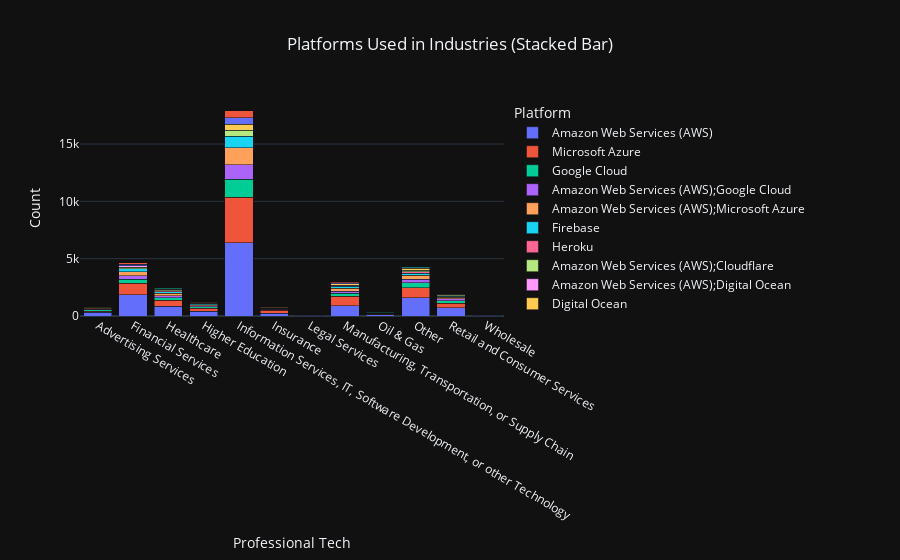

Write notebook code for a chart like this one.
### Code cell
platform_tech_data = df2023.groupby(['Industry', 'PlatformHaveWorkedWith']).size().reset_index(name='Count')
top10_platform_tech = platform_tech_data.sort_values(['Industry', 'Count'], ascending=[True, False]).groupby('Industry').head(10)
fig_platform_tech_stacked = px.bar(
    top10_platform_tech,
    x='Industry',
    y='Count',
    color='PlatformHaveWorkedWith',
    title='Platforms Used in Industries (Stacked Bar)',
    labels={'PlatformHaveWorkedWith': 'Platform', 'Count': 'Count'},
    template='plotly_dark'
)

fig_platform_tech_stacked.update_layout(
    barmode='stack',
    xaxis_title='Professional Tech',
    yaxis_title='Count',
    title_x=0.5
)

fig_platform_tech_stacked.show()

### Figure 1 — Plotly figure (JSON) as saved in the notebook; plotly's stock layout.template omitted (floating-point values rounded to 4 significant figures)
{"data": [{"alignmentgroup": "True", "hovertemplate": "Platform=Amazon Web Services (AWS)<br>Industry=%{x}<br>Count=%{y}<extra></extra>", "legendgroup": "Amazon Web Services (AWS)", "marker": {"color": "#636efa", "pattern": {"shape": ""}}, "name": "Amazon Web Services (AWS)", "offsetgroup": "Amazon Web Services (AWS)", "orientation": "v", "showlegend": true, "textposition": "auto", "type": "bar", "x": ["Advertising Services", "Financial Services", "Healthcare", "Higher Education", "Information Services, IT, Software Development, or other Technology", "Insurance", "Legal Services", "Manufacturing, Transportation, or Supply Chain", "Oil & Gas", "Other", "Retail and Consumer Services", "Wholesale"], "xaxis": "x", "y": [340, 1837, 860, 424, 6410, 262, 68, 914, 103, 1581, 711, 48], "yaxis": "y"}, {"alignmentgroup": "True", "hovertemplate": "Platform=Microsoft Azure<br>Industry=%{x}<br>Count=%{y}<extra></extra>", "legendgroup": "Microsoft Azure", "marker": {"color": "#EF553B", "pattern": {"shape": ""}}, "name": "Microsoft Azure", "offsetgroup": "Microsoft Azure", "orientation": "v", "showlegend": true, "textposition": "auto", "type": "bar", "x": ["Advertising Services", "Financial Services", "Healthcare", "Higher Education", "Information Services, IT, Software Development, or other Technology", "Insurance", "Legal Services", "Manufacturing, Transportation, or Supply Chain", "Oil & Gas", "Other", "Retail and Consumer Services", "Wholesale"], "xaxis": "x", "y": [95, 1005, 519, 244, 3946, 220, 52, 821, 71, 871, 412, 40], "yaxis": "y"}, {"alignmentgroup": "True", "hovertemplate": "Platform=Google Cloud<br>Industry=%{x}<br>Count=%{y}<extra></extra>", "legendgroup": "Google Cloud", "marker": {"color": "#00cc96", "pattern": {"shape": ""}}, "name": "Google Cloud", "offsetgroup": "Google Cloud", "orientation": "v", "showlegend": true, "textposition": "auto", "type": "bar", "x": ["Advertising Services", "Financial Services", "Healthcare", "Higher Education", "Information Services, IT, Software Development, or other Technology", "Insurance", "Legal Services", "Manufacturing, Transportation, or Supply Chain", "Oil & Gas", "Other", "Retail and Consumer Services", "Wholesale"], "xaxis": "x", "y": [92, 361, 220, 141, 1594, 58, 16, 243, 23, 440, 215, 27], "yaxis": "y"}, {"alignmentgroup": "True", "hovertemplate": "Platform=Amazon Web Services (AWS);Google Cloud<br>Industry=%{x}<br>Count=%{y}<extra></extra>", "legendgroup": "Amazon Web Services (AWS);Google Cloud", "marker": {"color": "#ab63fa", "pattern": {"shape": ""}}, "name": "Amazon Web Services (AWS);Google Cloud", "offsetgroup": "Amazon Web Services (AWS);Google Cloud", "orientation": "v", "showlegend": true, "textposition": "auto", "type": "bar", "x": ["Advertising Services", "Financial Services", "Healthcare", "Higher Education", "Information Services, IT, Software Development, or other Technology", "Insurance", "Legal Services", "Manufacturing, Transportation, or Supply Chain", "Other", "Retail and Consumer Services", "Wholesale"], "xaxis": "x", "y": [78, 292, 172, 71, 1228, 46, 16, 197, 331, 153, 17], "yaxis": "y"}, {"alignmentgroup": "True", "hovertemplate": "Platform=Amazon Web Services (AWS);Microsoft Azure<br>Industry=%{x}<br>Count=%{y}<extra></extra>", "legendgroup": "Amazon Web Services (AWS);Microsoft Azure", "marker": {"color": "#FFA15A", "pattern": {"shape": ""}}, "name": "Amazon Web Services (AWS);Microsoft Azure", "offsetgroup": "Amazon Web Services (AWS);Microsoft Azure", "orientation": "v", "showlegend": true, "textposition": "auto", "type": "bar", "x": ["Advertising Services", "Financial Services", "Healthcare", "Higher Education", "Information Services, IT, Software Development, or other Technology", "Insurance", "Legal Services", "Manufacturing, Transportation, or Supply Chain", "Oil & Gas", "Other", "Retail and Consumer Services", "Wholesale"], "xaxis": "x", "y": [56, 375, 232, 99, 1479, 64, 19, 263, 31, 329, 137, 16], "yaxis": "y"}, {"alignmentgroup": "True", "hovertemplate": "Platform=Firebase<br>Industry=%{x}<br>Count=%{y}<extra></extra>", "legendgroup": "Firebase", "marker": {"color": "#19d3f3", "pattern": {"shape": ""}}, "name": "Firebase", "offsetgroup": "Firebase", "orientation": "v", "showlegend": true, "textposition": "auto", "type": "bar", "x": ["Advertising Services", "Financial Services", "Healthcare", "Higher Education", "Information Services, IT, Software Development, or other Technology", "Insurance", "Legal Services", "Manufacturing, Transportation, or Supply Chain", "Oil & Gas", "Other", "Retail and Consumer Services", "Wholesale"], "xaxis": "x", "y": [45, 234, 111, 72, 1017, 26, 9, 152, 17, 196, 88, 7], "yaxis": "y"}, {"alignmentgroup": "True", "hovertemplate": "Platform=Heroku<br>Industry=%{x}<br>Count=%{y}<extra></extra>", "legendgroup": "Heroku", "marker": {"color": "#FF6692", "pattern": {"shape": ""}}, "name": "Heroku", "offsetgroup": "Heroku", "orientation": "v", "showlegend": true, "textposition": "auto", "type": "bar", "x": ["Advertising Services", "Healthcare", "Higher Education", "Manufacturing, Transportation, or Supply Chain", "Other", "Retail and Consumer Services", "Wholesale"], "xaxis": "x", "y": [31, 72, 44, 104, 122, 62, 8], "yaxis": "y"}, {"alignmentgroup": "True", "hovertemplate": "Platform=Amazon Web Services (AWS);Cloudflare<br>Industry=%{x}<br>Count=%{y}<extra></extra>", "legendgroup": "Amazon Web Services (AWS);Cloudflare", "marker": {"color": "#B6E880", "pattern": {"shape": ""}}, "name": "Amazon Web Services (AWS);Cloudflare", "offsetgroup": "Amazon Web Services (AWS);Cloudflare", "orientation": "v", "showlegend": true, "textposition": "auto", "type": "bar", "x": ["Advertising Services", "Financial Services", "Healthcare", "Information Services, IT, Software Development, or other Technology", "Insurance", "Legal Services", "Oil & Gas", "Other", "Retail and Consumer Services"], "xaxis": "x", "y": [30, 160, 85, 513, 19, 9, 11, 141, 71], "yaxis": "y"}, {"alignmentgroup": "True", "hovertemplate": "Platform=Amazon Web Services (AWS);Digital Ocean<br>Industry=%{x}<br>Count=%{y}<extra></extra>", "legendgroup": "Amazon Web Services (AWS);Digital Ocean", "marker": {"color": "#FF97FF", "pattern": {"shape": ""}}, "name": "Amazon Web Services (AWS);Digital Ocean", "offsetgroup": "Amazon Web Services (AWS);Digital Ocean", "orientation": "v", "showlegend": true, "textposition": "auto", "type": "bar", "x": ["Advertising Services", "Financial Services", "Healthcare", "Higher Education", "Retail and Consumer Services"], "xaxis": "x", "y": [23, 129, 63, 43, 54], "yaxis": "y"}, {"alignmentgroup": "True", "hovertemplate": "Platform=Digital Ocean<br>Industry=%{x}<br>Count=%{y}<extra></extra>", "legendgroup": "Digital Ocean", "marker": {"color": "#FECB52", "pattern": {"shape": ""}}, "name": "Digital Ocean", "offsetgroup": "Digital Ocean", "orientation": "v", "showlegend": true, "textposition": "auto", "type": "bar", "x": ["Advertising Services", "Higher Education", "Information Services, IT, Software Development, or other Technology", "Manufacturing, Transportation, or Supply Chain", "Oil & Gas", "Other", "Wholesale"], "xaxis": "x", "y": [21, 46, 561, 103, 9, 139, 12], "yaxis": "y"}, {"alignmentgroup": "True", "hovertemplate": "Platform=VMware<br>Industry=%{x}<br>Count=%{y}<extra></extra>", "legendgroup": "VMware", "marker": {"color": "#636efa", "pattern": {"shape": ""}}, "name": "VMware", "offsetgroup": "VMware", "orientation": "v", "showlegend": true, "textposition": "auto", "type": "bar", "x": ["Financial Services", "Higher Education", "Information Services, IT, Software Development, or other Technology", "Insurance", "Manufacturing, Transportation, or Supply Chain", "Oil & Gas", "Wholesale"], "xaxis": "x", "y": [138, 40, 544, 20, 94, 17, 7], "yaxis": "y"}, {"alignmentgroup": "True", "hovertemplate": "Platform=Amazon Web Services (AWS);Google Cloud;Microsoft Azure<br>Industry=%{x}<br>Count=%{y}<extra></extra>", "legendgroup": "Amazon Web Services (AWS);Google Cloud;Microsoft Azure", "marker": {"color": "#EF553B", "pattern": {"shape": ""}}, "name": "Amazon Web Services (AWS);Google Cloud;Microsoft Azure", "offsetgroup": "Amazon Web Services (AWS);Google Cloud;Microsoft Azure", "orientation": "v", "showlegend": true, "textposition": "auto", "type": "bar", "x": ["Financial Services", "Information Services, IT, Software Development, or other Technology", "Manufacturing, Transportation, or Supply Chain", "Oil & Gas"], "xaxis": "x", "y": [125, 608, 88, 16], "yaxis": "y"}, {"alignmentgroup": "True", "hovertemplate": "Platform=Amazon Web Services (AWS);Heroku<br>Industry=%{x}<br>Count=%{y}<extra></extra>", "legendgroup": "Amazon Web Services (AWS);Heroku", "marker": {"color": "#00cc96", "pattern": {"shape": ""}}, "name": "Amazon Web Services (AWS);Heroku", "offsetgroup": "Amazon Web Services (AWS);Heroku", "orientation": "v", "showlegend": true, "textposition": "auto", "type": "bar", "x": ["Healthcare", "Legal Services", "Oil & Gas"], "xaxis": "x", "y": [69, 10, 10], "yaxis": "y"}, {"alignmentgroup": "True", "hovertemplate": "Platform=Cloudflare<br>Industry=%{x}<br>Count=%{y}<extra></extra>", "legendgroup": "Cloudflare", "marker": {"color": "#ab63fa", "pattern": {"shape": ""}}, "name": "Cloudflare", "offsetgroup": "Cloudflare", "orientation": "v", "showlegend": true, "textposition": "auto", "type": "bar", "x": ["Insurance", "Legal Services", "Retail and Consumer Services"], "xaxis": "x", "y": [25, 8, 55], "yaxis": "y"}, {"alignmentgroup": "True", "hovertemplate": "Platform=Netlify<br>Industry=%{x}<br>Count=%{y}<extra></extra>", "legendgroup": "Netlify", "marker": {"color": "#FFA15A", "pattern": {"shape": ""}}, "name": "Netlify", "offsetgroup": "Netlify", "orientation": "v", "showlegend": true, "textposition": "auto", "type": "bar", "x": ["Insurance"], "xaxis": "x", "y": [23], "yaxis": "y"}, {"alignmentgroup": "True", "hovertemplate": "Platform=Amazon Web Services (AWS);Firebase<br>Industry=%{x}<br>Count=%{y}<extra></extra>", "legendgroup": "Amazon Web Services (AWS);Firebase", "marker": {"color": "#19d3f3", "pattern": {"shape": ""}}, "name": "Amazon Web Services (AWS);Firebase", "offsetgroup": "Amazon Web Services (AWS);Firebase", "orientation": "v", "showlegend": true, "textposition": "auto", "type": "bar", "x": ["Legal Services", "Other"], "xaxis": "x", "y": [7, 121], "yaxis": "y"}, {"alignmentgroup": "True", "hovertemplate": "Platform=Amazon Web Services (AWS);Firebase;Google Cloud<br>Industry=%{x}<br>Count=%{y}<extra></extra>", "legendgroup": "Amazon Web Services (AWS);Firebase;Google Cloud", "marker": {"color": "#FF6692", "pattern": {"shape": ""}}, "name": "Amazon Web Services (AWS);Firebase;Google Cloud", "offsetgroup": "Amazon Web Services (AWS);Firebase;Google Cloud", "orientation": "v", "showlegend": true, "textposition": "auto", "type": "bar", "x": ["Wholesale"], "xaxis": "x", "y": [7], "yaxis": "y"}], "layout": {"barmode": "stack", "legend": {"title": {"text": "Platform"}, "tracegroupgap": 0}, "title": {"text": "Platforms Used in Industries (Stacked Bar)", "x": 0.5}, "xaxis": {"anchor": "y", "domain": [0, 1], "title": {"text": "Professional Tech"}}, "yaxis": {"anchor": "x", "domain": [0, 1], "title": {"text": "Count"}}}}
